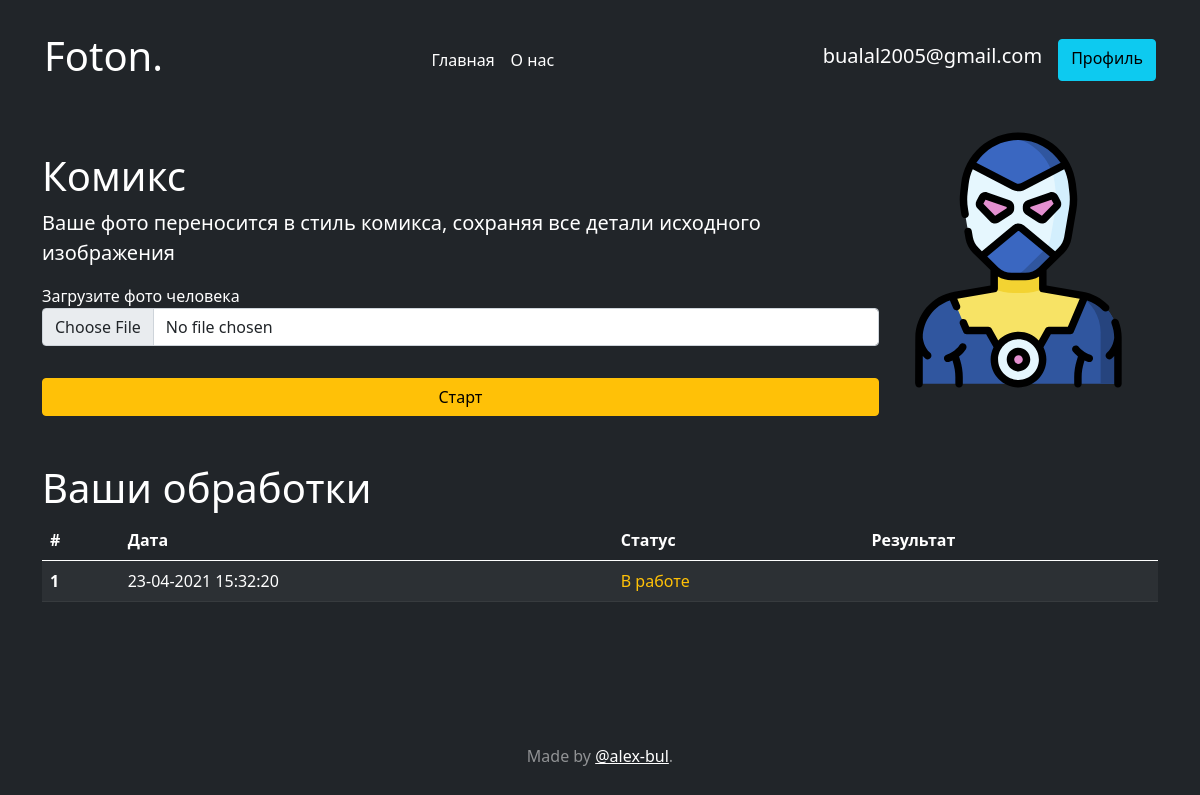
Screenshot of /catalog/1 (signed in) with the database file from the repository.
### data/user.py (models this page shows, shortened)
class User(SqlAlchemyBase, UserMixin, SerializerMixin):
    __tablename__ = 'users'
    id = sqlalchemy.Column(sqlalchemy.Integer, primary_key=True, autoincrement=True)
    email = sqlalchemy.Column(sqlalchemy.String, unique=True, nullable=True)
    is_admin = sqlalchemy.Column(sqlalchemy.Boolean, default=False)
    hashed_password = sqlalchemy.Column(sqlalchemy.String, nullable=True)
    processes = orm.relation("Process", back_populates='customer')
    pages = orm.relation("CatalogPage", back_populates='owner')

### data/process.py (models this page shows)
class Process(SqlAlchemyBase, UserMixin, SerializerMixin):
    __tablename__ = 'processes'
    id = sqlalchemy.Column(sqlalchemy.Integer, primary_key=True, autoincrement=True)
    customer_id = sqlalchemy.Column(sqlalchemy.Integer, sqlalchemy.ForeignKey('users.id'))
    catalog_id = sqlalchemy.Column(sqlalchemy.Integer)
    request_data = sqlalchemy.Column(sqlalchemy.String)
    datetime = sqlalchemy.Column(sqlalchemy.DateTime, default=datetime.datetime.now())
    is_finished = sqlalchemy.Column(sqlalchemy.Boolean, default=False)
    result_code = sqlalchemy.Column(sqlalchemy.Integer, default=0)
    result = sqlalchemy.Column(sqlalchemy.String)
    customer = orm.relation('User')

### main.py (the view, shortened to what this page needs)
@app.route('/catalog/<int:index>', methods=["POST", "GET"])
@login_required
def catalog_routes(index):
    catalog = get_catalog()
    user_processes = list(filter(lambda x: x.catalog_id == index, current_user.processes))[::-1]
    form_class = get_catalog_form(catalog[index]['form_value'])
    form = form_class()
    return render_template('catalog_page.html', data=catalog[index], form=form, processes=user_processes)

### data/catalog_form.py
    class CatalogForm(FlaskForm):
        submit = SubmitField('Старт')

### data/catalog_form.py (called while the page is built)
def get_catalog_form(form_value):
    class CatalogForm(FlaskForm):
        submit = SubmitField('Старт')
    for i, value in enumerate(form_value):
        setattr(CatalogForm, f'file{i}', FileField(value, validators=[
            FileRequired(),
            FileAllowed(['jpg', 'png'], 'Images only!')
        ]))
    return CatalogForm

### data/db_session.py (called while the page is built)
@event.listens_for(Engine, "connect")
def set_sqlite_pragma(dbapi_connection, connection_record):
    cursor = dbapi_connection.cursor()
    cursor.execute("PRAGMA journal_mode=WAL")
    cursor.close()

def create_session() -> Session:
    global __factory
    return __factory()

### generate_catalog.py (called while the page is built)
def get_catalog(only_existing=False):
    result = [] + catalog
    if DEVELOPMENT:
        db_sess = db_session.create_session()
        catalog_pages = db_sess.query(CatalogPage).filter(CatalogPage.is_delete == 0).all()
        for page in catalog_pages:
            data = page.__dict__
            for i in list(filter(lambda x: x.startswith('_'), data.keys())):
                data.pop(i, None)
            data['form_value'] = literal_eval(data['form_value'])
            data['request_data'] = json.loads(data['request_data'])
            result.append(data)
    return result

### main.py (called while the page is built)
@login_manager.user_loader
def load_user(user_id):
    db_sess = db_session.create_session()
    return db_sess.query(User).get(user_id)

### templates/catalog_page.html (shortened to what this page needs)
{% extends "default.html" %}
{% block content %}
<div class="container">
    <div class="d-flex">
        <div>
            {% autoescape false %}
            <h1 class="mt-5">{{data['title']}}</h1>
            <p class="lead">{{data['description']}}</p>
            {% endautoescape %}
            <form action="" method="post" novalidate enctype="multipart/form-data"
                  class="flex-column d-flex">
                {% for field in form if field.name not in 'csrf_token submit' %}
                <div class="col-xs-4">
                    <label>{{ field.label() }}</label> <br/>
                    {{ field(class="form-control mb-4") }}
                </div>
                {% endfor %}
                {{ form.submit(type="submit", class="btn btn-warning") }}
            </form>
        </div>
        <img class="container w-25 me-0" src="{{ url_for('static', filename=data['icon'])}}">
    </div>
    {% include "processing_log.html"  %}
</div>
{% endblock %}

### templates/default.html (shortened to what this page needs)
<!DOCTYPE html>
<html lang="ru" class="h-100">
<head>
    <link href="https://cdn.jsdelivr.net/npm/bootstrap@5.0.0-beta3/dist/css/bootstrap.min.css" rel="stylesheet"
>
</head>
<body class="d-flex h-100 text-white bg-dark">
<div class="cover-container d-flex w-100 h-100 p-3 mx-auto flex-column">
    <header class="p-3 bg-dark text-white">
        <div class="container">
            <div class="d-flex flex-wrap align-items-center justify-content-center justify-content-lg-start">
                <a href="/" class="d-flex align-items-center mb-2 mb-lg-0 text-white text-decoration-none me-lg-auto">
                    <h1>Foton.</h1>
                </a>
                <ul class="nav col-12 col-lg-auto me-lg-auto mb-2 justify-content-center mb-md-0">
                    <li><a href="/"
                           class="nav-link px-2 {{'text-secondary' if page == 1 else 'text-white'}}">Главная</a>
                    </li>
                    <li><a href="/about" class="nav-link px-2 {{'text-secondary' if page == 2 else 'text-white'}}">О
                        нас</a></li>
                </ul>
                {% if current_user.is_authenticated %}
                <div class="d-flex">
                    <h5 class="navbar-brand">{{ current_user.email }}</h5>
                    <a href="/profile" class="btn btn-info">Профиль</a>
                </div>
                {% else %}
                <div class="text-end">
                    <a href="/login" class="btn btn-outline-light me-2">Войти</a>
                    <a href="/register" class="btn btn-warning">Регистрация</a>
                </div>
                {% endif %}
            </div>
        </div>
    </header>
    <main>
        {% block content %}{% endblock %}
    </main>
    <footer class="mt-auto text-white-50 text-center">
        <p>Made by <a href="https://github.com/alex-bul" class="text-white">@alex-bul</a>.</p>
    </footer>
</div>
</body>
</html>

### templates/processing_log.html (shortened to what this page needs)
<div class="mt-3">
    <h1 class="mt-5">Ваши обработки</h1>
    {% if processes|length > 0 %}
    <table class="table table-dark  table-striped table-responsive-md btn-table">
        <thead>
        <tr>
            <th scope="col">#</th>
            <th scope="col">Дата</th>
            <th scope="col">Статус</th>
            <th scope="col">Результат</th>
        </tr>
        </thead>
        <tbody>
        {% for process in processes %}
        <tr class="align-middle">
            <th scope="row">{{process.id}}</th>
            <td>{{process.datetime.strftime('%d-%m-%Y %X')}}</td>
            {% if process.is_finished == 0 %}
            <td class="text-warning">В работе</td>
            <td></td>
            {% endif %}
        </tr>
        {% endfor %}
        </tbody>
    </table>
    {% else %}
    <h5 class="text-muted">Запустите обработку и она появится тут!</h5>
    {% endif %}
</div>

### rows the page displays
User: email "bualal2005@gmail.com"
Process: id "1", datetime "23-04-2021 15:32:20", is_finished "В работе"

### other values shown
{{ data['title'] }} "Комикс"
{{ data['description'] }} "Ваше фото переносится в стиль комикса, сохраняя все детали исходного изображения"
{{ field.label() }} "Загрузите фото человека"
